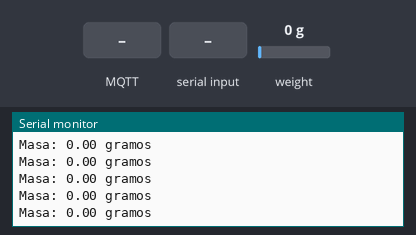
A sketch run on a simulated ESP32. On the bench: the last lines printed to the serial monitor. The test bench sets the inputs (shaded band); at power-on: weight on the scale 0 g. WiFi joins after 1.5 s; servers stay silent unless stated; random numbers use the default seed unless the sketch sets one; no MQTT or app messages arrive unless stated.

Above: at 5.2 s.
5.3 s: MQTT message "t" arrives on the first subscribed topic
At 5.38 s:
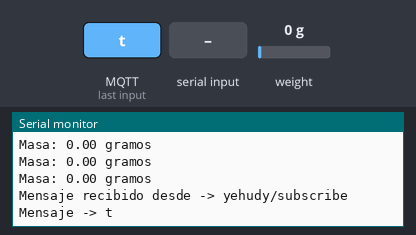
6.8 s: "t" received over Serial
8.3 s: MQTT message "1" arrives on the first subscribed topic
At 8.4 s:
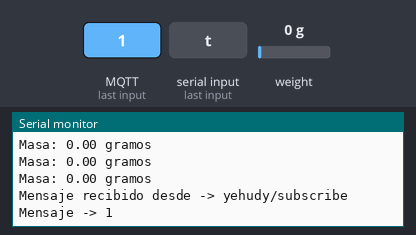
9.8 s: MQTT message "on" arrives on the first subscribed topic
At 9.81 s:
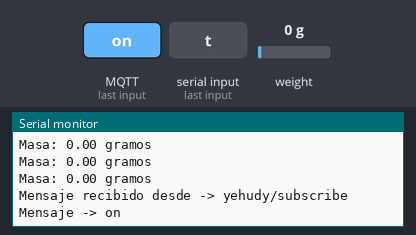
11.3 s: MQTT message "off" arrives on the first subscribed topic
At 11.32 s:
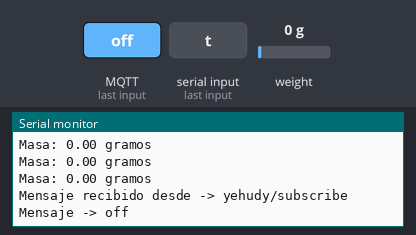
12.8 s: weight on the scale set to 100 g
At 12.83 s:
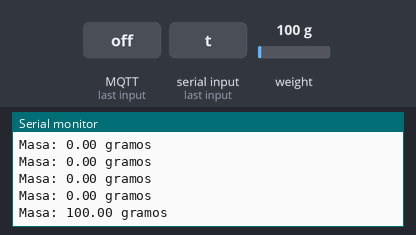

Measured:
- after the input at 5.3 s, the serial monitor: prints a new line after 0.07 s (image 1)
- after the input at 8.3 s, the serial monitor: prints a new line after 0.10 s (image 2)
- after the input at 9.8 s, the serial monitor: prints a new line at once (image 3)
- after the input at 11.3 s, the serial monitor: prints a new line at once (image 4)
- after the input at 12.8 s, the serial monitor: prints a new line at once (image 5)

The sketch:

Sketch_Read.ino
```cpp
#include <HX711_ADC.h>
#if defined(ESP8266)|| defined(ESP32) || defined(AVR)
#include <EEPROM.h>
#endif
#include <WiFi.h>
#include <PubSubClient.h>

//*********************************************
//****************** PINES  ********************
//*********************************************
const int HX711_dout = 4; //HX711 dout
const int HX711_sck = 5; //HX711 sck


//*********************************************
//************** HX711 CONFIG *****************
//*********************************************
HX711_ADC Celula(HX711_dout, HX711_sck);
const int calVal_eepromAdress = 0;
unsigned long t = 0;


//*********************************************
//*************** WIFI CONFIG *****************
//*********************************************
const char* ssid = "CLAROEAB1";
const char* pass = "CARMINA70";


//*********************************************
//*************** MQTT CONFIG *****************
//*********************************************
const char *mqtt_server = "10.0.0.9";
const int mqtt_port = 1883;
const char *mqtt_user = "esp32";
const char *mqtt_pass = "pucmm";
const char *root_topic_subscribe= "yehudy/subscribe";
const char *root_topic_publish = "yehudy/publish";


//*********************************************
//*************** GLOBALES ********************
//*********************************************

WiFiClient espClient;
PubSubClient client(espClient);
char msg[25];
long count=0;

//*********************************************
//************** SETUP WIFI/MQTT **************
//*********************************************
void callback(char* topic, byte* payload, unsigned int length);
void setupWifiMqtt();
void reconnect();

void setupWifiMqtt(){
  delay(100);
  Serial.print("\nConectando a");
  Serial.println(ssid);
  WiFi.begin(ssid,pass);
  while (WiFi.status() != WL_CONNECTED){
    delay(100);
    Serial.print("-");
  }
  Serial.print("\nConectado a");
  Serial.println(ssid);
  client.setServer(mqtt_server, mqtt_port);
  client.setCallback(callback);
}


//*********************************************
//************** SETUP BALANZA ****************
//*********************************************
void setup() {
  setupWifiMqtt();
  Serial.begin(57600); delay(10);
  Serial.println();
  Serial.println("Iniciando");

  Celula.begin();

  float calibrationValue; // Factor de claibracion
  calibrationValue = 487.01; // setear factor de calibracion
  unsigned long timer = 2000; // timer  para añadir un tiempo de estabilizació; ayuda a una mejor precisión.
  boolean _tare = false;
  Celula.start(timer, _tare);
  if (Celula.getTareTimeoutFlag() || Celula.getSignalTimeoutFlag()) {
    Serial.println("Error, debe revisar el circuito");
    while (1);
  }
  else {
    Celula.setCalFactor(calibrationValue); // factor de calibración inicial
    Serial.println("Configuracion completada");
  }

}


//*********************************************
//****************** LOOP ***********************
//*********************************************
void loop() {
  float i = 0;
  //Reconectar
  unsigned long contador = millis();
  if (!client.connected()){
    reconnect();
  }
  static boolean nextDato = 0;
  unsigned long intervalo = 3000; //incrementar valor para reducir la cantidad de veces que se presenta el peso.
  // revisar si hay nuevos datos
  if (Celula.update()) nextDato = true;
  if (nextDato) {
    if (millis() > t) {
      i = Celula.getData();
      String aux = " gramos";
      Serial.print("Masa: ");
      Serial.println(i + aux);
      nextDato = 0;
      if (client.connected() && (millis() >= t + intervalo)){
        String str = String(i);
        str.toCharArray(msg, 25);
        client.publish(root_topic_publish, msg);
        t = millis();
        }
    }
   client.loop();
  }

  // recibir comandos de la linea serial
  if (Serial.available() > 0) {
    char dataReceived = Serial.read();
    if (dataReceived == 't') Celula.tareNoDelay(); //iniciar tare
  }

  // revisar si el tare fue completado exitosamente
  if (Celula.getTareStatus() == true) {
    Serial.println("Tare completado");
  }

}


//*****************************
//****** RECONEXION MQTT ******
//*****************************

void reconnect() {

  while (!client.connected()) {
    Serial.print("Intentando conexión Mqtt...");
    // Crear un cliente ID
    String clientId = "IOTICOS_H_W_";
    clientId += String(random(0xffff), HEX);
    // Intentar conectar
    if (client.connect(clientId.c_str(),mqtt_user,mqtt_pass)) {
      Serial.println("Conectado!");
      // Suscribir
      if(client.subscribe(root_topic_subscribe)){
        Serial.println("Suscripcion ok");
      }else{
        Serial.println("fallo Suscripciión");
      }
    } else {
      Serial.print("falló :( con error -> ");
      Serial.print(client.state());
      Serial.println(" Intentamos de nuevo en 5 segundos");
      delay(5000);
    }
  }
}
void callback(char* topic, byte* payload, unsigned int length){
  String incoming = "";
  Serial.print("Mensaje recibido desde -> ");
  Serial.print(topic);
  Serial.println("");
  for (int i = 0; i < length; i++) {
    incoming += (char)payload[i];
  }
  incoming.trim();
  Serial.println("Mensaje -> " + incoming);

}
```
